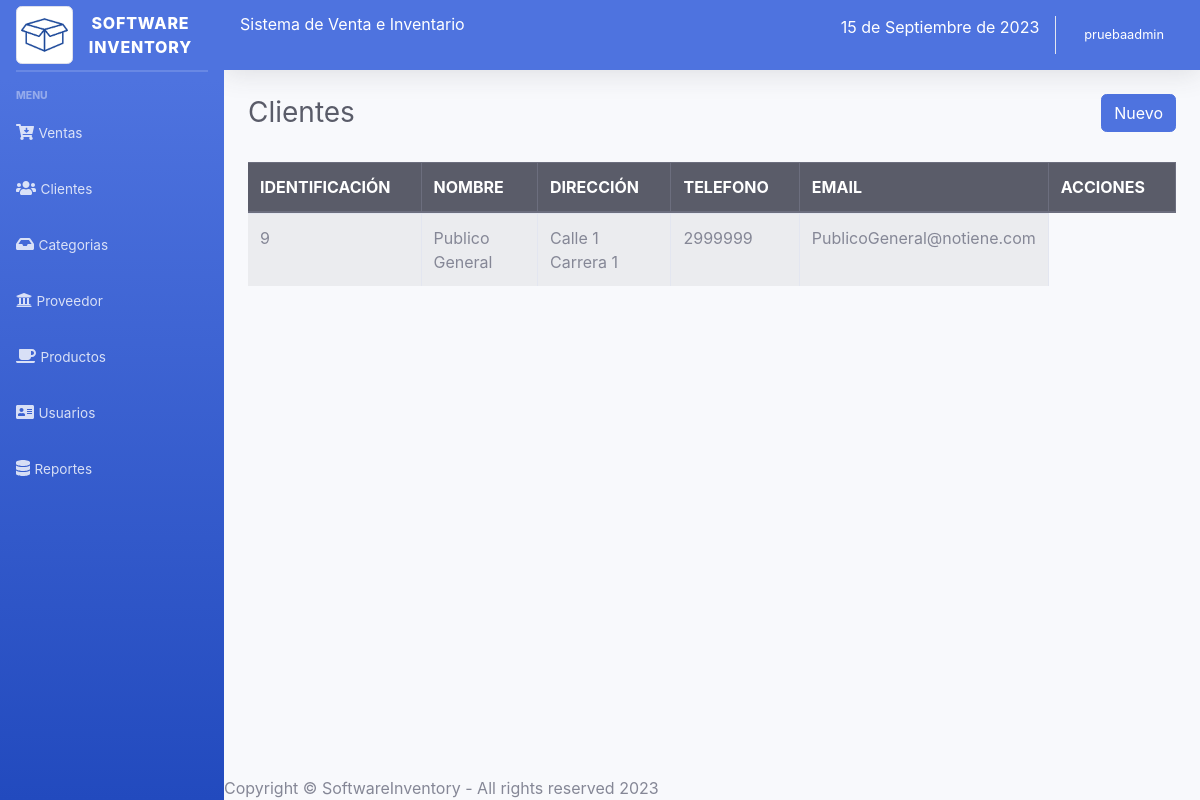
Screenshot of /sistema/listar_cliente.php (signed in) with the database file from the repository.
### tables this page shows
create table clientes (idcliente int primary key, nombre varchar (100), direccion varchar (100), telefono int , email varchar (100));

### sistema/listar_cliente.php (the view, shortened to what this page needs)
<?php include_once "includes/header.php"; ?>
		<div id="contenido">
			<div class="container-fluid">
			<div class="d-sm-flex align-items-center justify-content-between mb-4">
				<h1 class="h3 mb-0 text-gray-800">Clientes</h1>
				<a href="registro_cliente.php" class="btn btn-primary">Nuevo</a>
			</div>
			<div class="row">
				<div class="col-lg-12">
					<div class="table-responsive">
						<table class="table table-striped table-bordered" id="table">
							<thead class="thead-dark">
								<tr>
									<th>IDENTIFICACIÓN</th>
									<th>NOMBRE</th>
									<th>DIRECCIÓN</th>
									<th>TELEFONO</th>
									<th>EMAIL</th>
									<?php if ($_SESSION['rol'] == 1) { ?>
									<th>ACCIONES</th>
									<?php } ?>
								</tr>
							</thead>
							<tbody>
								<?php
								$query = mysqli_query($conectar, "SELECT * FROM clientes");
								$result = mysqli_num_rows($query);
								if ($result > 0) {
									while ($data = mysqli_fetch_assoc($query)) { ?>
										<tr>
											<td><?php echo $data['idcliente']; ?></td>
											<td><?php echo $data['nombre']; ?></td>
											<td><?php echo $data['direccion']; ?></td>
											<td><?php echo $data['telefono']; ?></td>
											<td><?php echo $data['email']; ?></td>
										</tr>
								<?php }
								} ?>
							</tbody>
						</table>
					</div>
				</div>
			</div>
			</div>
			</div>
		</div>
<?php include_once "includes/footer.php"; ?>

### rows the page displays
clientes: idcliente "9", nombre "Publico General", direccion "Calle 1 Carrera 1", telefono "2999999", email "PublicoGeneral@notiene.com"

### other values shown
fechaBogota() "15 de Septiembre de 2023"
$_SESSION['nombreempleado'] "pruebaadmin"
